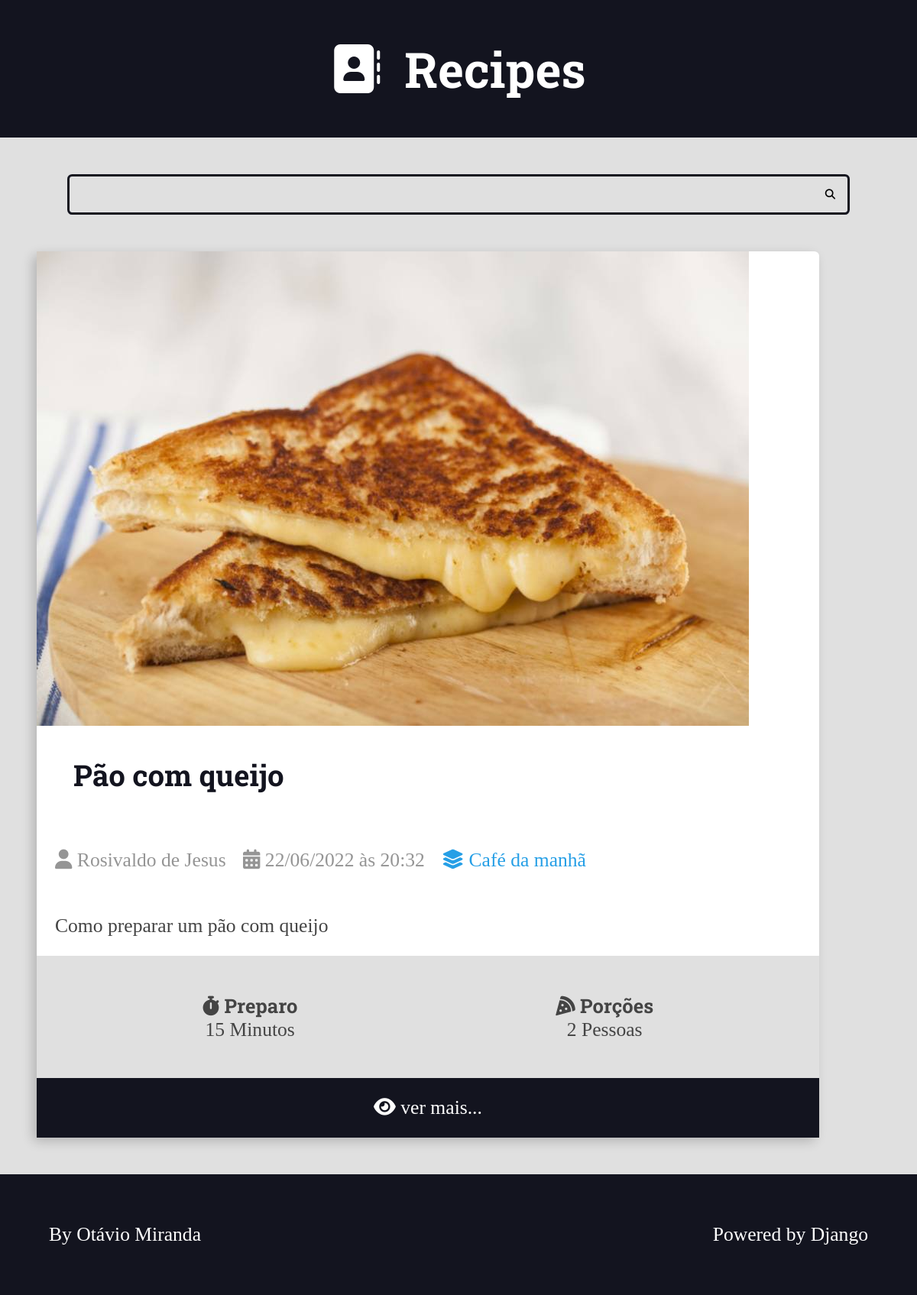
Page /recipes/category/1/ on the committed database.
### recipes/models.py (models this page shows, shortened)
class Recipe(models.Model):
    title = models.CharField(max_length=65)
    description = models.CharField(max_length=165)
    slug = models.SlugField()
    preparation_time = models.IntegerField()
    preparation_time_unit = models.CharField(max_length=65)
    servings = models.IntegerField()
    servings_unit = models.CharField(max_length=65)
    preparation_steps = models.TextField()
    preparation_steps_is_html = models.BooleanField(default=False)
    created_at = models.DateTimeField(auto_now_add=True)
    updated_at = models.DateTimeField(auto_now=True)
    is_published = models.BooleanField(default=False)
    cover = models.ImageField(upload_to='recipes/covers/%Y/%m/%d/', blank=True, default='')
    category = models.ForeignKey(
        Category, on_delete=models.SET_NULL, null=True, blank=True, default=None
    )
    author = models.ForeignKey(
        User, on_delete=models.SET_NULL, null=True
    )

class Category(models.Model):
    name = models.CharField(max_length=65)

### recipes/views.py (the view)
# urls.py: path('recipes/category/<int:category_id>/', views.category, name='category'),
def category(request, category_id):
    recipes = get_list_or_404(Recipe.objects.filter(category__id=category_id, is_published=True).order_by('-id'))
    return render(request, 'recipes/pages/category.html', context={
        'recipes': recipes,
        'title': f'{recipes[0].category.name} - Category'
    })

### recipes/templates/recipes/pages/category.html (shortened to what this page needs)
{% extends 'global/base.html' %}
{% block content %}
    <div class="main-content main-content-list container">
        {% for recipe in recipes  %}
            {% include "recipes/partials/recipe.html" %}
        {% endfor %}
    </div>
{% endblock content %}

### recipes/templates/recipes/partials/recipe.html (shortened to what this page needs)
<div class="recipe recipe-list-item">
    {% if recipe.cover %}
        <div class="recipe-cover">
            <a href="{% url 'recipes:recipe' recipe.id %}">
                <img src="{{ recipe.cover.url }}" alt="temporario">
            </a>
        </div>
    {% endif %}
    <div class="recipe-title-container">
        <a href="{% url 'recipes:recipe' recipe.id %}">
            <h2 class="recipe-title">{{ recipe.title }}</h2>
        </a>
    </div>
    <div class="recipe-author">
        {% if recipe.author is not None %}
            <span class="recipe-author-item">
                <i class="fas fa-user"></i>
                {{ recipe.author.first_name }} {{ recipe.author.last_name }}
            </span>
        {% else %}
            Desconhecido
        {% endif %}
        <span class="recipe-author-item">
            <i class="fas fa-calendar-alt"></i>
            {{ recipe.created_at|date:"d/m/Y" }} às {{ recipe.created_at|date:"H:i" }}
        </span>
        {% if recipe.category is not None %}
            <span class="recipe-author-item">
                <a href="{% url 'recipes:category' recipe.category.id %}">
                    <i class="fas fa-layer-group"></i>
                    <span>{{ recipe.category.name }}</span>
                </a>
            </span>
        {% endif %}
    </div>
    <div class="recipe-content">
        <p>
            {{ recipe.description }}
        </p>
    </div>
    <div class="recipe-meta-container">
        <div class="recipe-meta recipe-preparation">
            <h3 class="recipe-meta-title"><i class="fas fa-stopwatch"></i> Preparo</h3>
            <div class="recipe-meta-text">
                {{ recipe.preparation_time }} {{ recipe.preparation_time_unit }}
            </div>
        </div>
        <div class="recipe-meta recipe-servings">
            <h3 class="recipe-meta-title"><i class="fas fa-pizza-slice"></i> Porções</h3>
            <div class="recipe-meta-text">
                {{ recipe.servings }} {{ recipe.servings_unit }}
            </div>
        </div>
    </div>
    {% if is_detail_page is not True %}
        <footer class="recipe-footer">
            <a class="recipe-read-more button button-dark button-full-width" href="{% url 'recipes:recipe' recipe.id %}">
                <i class="fas fa-eye"></i>
                <span>ver mais...</span>
            </a>
        </footer>
    {% endif %}
</div>

### recipes/static/recipes/css/styles.css (style rules this page uses)
:root { --color-primary: #269fe6; --color-primary-hover: #2086c2; --color-primary-dark: #13141f; --color-primary-dark-hover: #212336; --color-primary-light: #d4ecfa; --color-primary-light-hover: #bdd8e7; --color-white: #fff; --color-black: #000; --color-dark-text: #444; --color-info-light: #cce5ff; --color-debug-light: #cce5ff; --color-success-light: #d4edda; --color-alert-light: #fff3cd; --color-warning-light: #fff3cd; --color-error-light: #f8d7da; --color-info-dark: #4d86c4; --color-debug-dark: #4d86c4; --color-success-dark: #4a9c5d; --color-alert-dark: #927f40; --color-warning-dark: #927f40; --color-error-dark: #da525d; --color-gray-0: #f9f9f9; --color-gray-1: #e0e0e0; --color-gray-2: #c7c7c7; --color-gray-3: #aeaeae; --color-gray-4: #959595; --color-gray-5: #7d7d7d; --color-gray-6: #646464; --color-gray-7: #4b4b4b; --color-gray-8: #323232; --color-gray-9: #191919; --font-primary: sans-serif; --font-headings: 'Roboto Slab', serif; --spacing-gutter-medium: 3rem; --spacing-gutter-large: 4rem; }
* { padding: 0; margin: 0; box-sizing: border-box; }
html { font-size: 62.5; }
body { font-size: 1.6rem; background: var(--color-gray-1); background: var(--color-gray-1); color: var(--color-dark-text); }
h1,h2,h3,h4,h5,h6 { font-family: var(--font-headings); }
.container { max-width: 144rem; margin: 0 auto; padding: var(--spacing-gutter-medium); }
.main-content { padding-top: 0; }
.main-content-list { display: grid; grid-template-columns: repeat(auto-fit, minmax(340px, 1fr)); gap: var(--spacing-gutter-large); }
.recipe { background: var(--color-white); box-shadow: -5px 5px 15px rgba(0, 0, 0, .2); transform: scale(1); transition: all 300ms ease-in-out; border-radius: .4rem; }
.recipe img { max-width: 100%; }
.recipe-list-item { max-width: 64rem; height: fit-content; }
.recipe-title-container { padding: var(--spacing-gutter-medium); padding-top: 2rem; }
.recipe-title-container a { text-decoration: none; color: var(--color-primary-dark); }
.recipe-author { padding: calc(var(--spacing-gutter-medium) / 2); }
.recipe-content { padding: calc(var(--spacing-gutter-medium) / 2); padding-top: 2rem; }
.recipe-author-item { color: var(--color-gray-4); margin-right: 1rem; }
.recipe-author-item a { color: var(--color-primary); transition: all 300ms ease-in-out; text-decoration: none; }
.recipe-meta-container { display: flex; flex-flow: row wrap; padding: var(--spacing-gutter-medium); background: var(--color-gray-1); }
.recipe-meta { display: flex; flex-flow: column nowrap; flex-shrink: 1; flex-grow: 1; text-align: center; }
.recipe-meta-title { font-size: 1.6rem; }
.recipe-footer a { background: var(--color-primary-dark); display: block; flex-flow: row nowrap; color: var(--color-white); text-decoration: none; text-align: center; padding: 1.5rem var(--spacing-gutter-medium); transition: all 300ms ease-in-out; }

### rows in the picture
Recipe: cover (picture), title "Pão com queijo", author.first_name "Rosivaldo", author.last_name "de Jesus", created_at "22/06/2022", created_at "20:32", category.name "Café da manhã", description "Como preparar um pão com queijo", preparation_time "15", preparation_time_unit "Minutos", servings "2", servings_unit "Pessoas"
